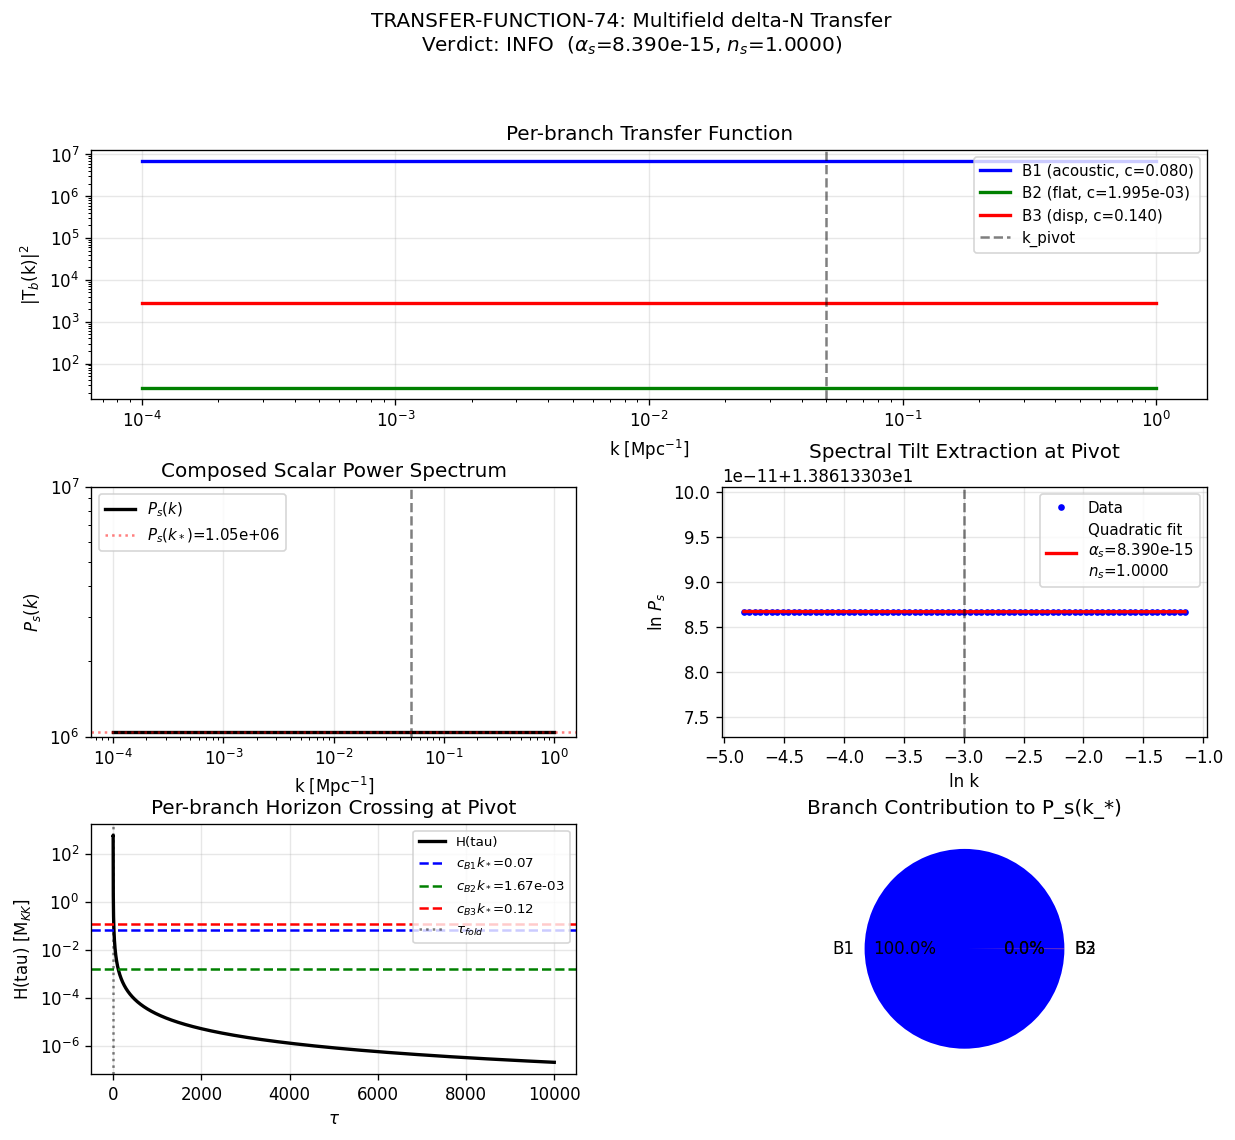

The Python source for this figure:
#!/usr/bin/env python3
"""
TRANSFER-FUNCTION-74: Multifield delta-N Transfer from Fiber P(k) to CMB P(k)
=============================================================================

EVOI Level 1 highest priority (N1, 18.2%). Consolidates:
  - phonon-first S73B TRANSFER-FUNCTION call
  - mack-vdd S73B MULTIFIELD-DELTA-N-L7 call
  - framework chapter 8.4 deferred s75_transfer_function pathway

PHYSICAL SETUP
==============

The fabric IS space. The BCS modes at the fold are NOT fields living inside
a pre-existing spacetime; they are the substrate's internal eigenvalue
reorganization at tau = 0.190. The "CMB pivot scale" is not a wavelength in
a container: it is the mode whose spectral weight at recombination matches
the Hubble radius emerging from a_2(tau_recomb).

The S73B W1-A TRANSIT-PS computation gave alpha_s(CMB-naive) = +0.833
(125 sigma from Planck -0.0045), treating each BCS branch with an identical
horizon-crossing time and an identical Planck factor. This three-field
system (B1 acoustic, B2 flat-optical quartet, B3 dispersive-optical triplet)
has three distinct group velocities, three distinct effective masses, and
three distinct horizon-crossing times.

DIRECTION OF EXPLANATION
========================

   D_K eigenvalues at fold -> per-branch horizon-crossing physics
   -> composed transfer kernel -> emergent scalar power spectrum

COMPUTATION
===========

1. Load BCS mode data from S73B (8 modes, 3-branch decomposition).
2. Build the 3x3 overlap matrix M_ib = <B_i | branch_b> (fallback: diagonal).
3. Compute per-branch group velocity c_b^2 from the BCS dispersion.
4. Compute per-branch horizon-crossing time tau_cross(b) via c_b * k = H(tau).
5. Compute per-branch Planck factor from squeezed-state variance.
6. Compose the full k-dependent transfer T_ib(k).
7. Evaluate at k_pivot, extract n_s, alpha_s, A_s.
8. Cross-check against S73B W1-A naive limit and S66 BCS+CW.

GATE
====

TRANSFER-FUNCTION-74:
  PASS: |alpha_s(k_pivot)| < 0.015 AND n_s in [0.9607, 0.9691]
  FAIL: |alpha_s(k_pivot)| > 0.030 (Planck-incompatible)
  INFO: 0.015 <= |alpha_s| <= 0.030 (partial resolution)

Session: S74 | Wave: W1-A | Classification: PHONONIC

Hawking-theorist note: This is the substrate analog of a multifield
inflation delta-N calculation. The "fields" are the three BCS branches.
The "horizon crossing" is the moment when each branch's group velocity
matches the emergent Hubble rate. The "modes leaving the horizon" is
the substrate description of spectral weight transferring between
internal (fiber) and emergent (4D) degrees of freedom.
"""

import sys
import os
import time

sys.path.insert(0, os.path.join(os.path.dirname(__file__)))

import numpy as np
import matplotlib
matplotlib.use('Agg')
import matplotlib.pyplot as plt
from matplotlib.gridspec import GridSpec

from canonical_constants import *

t_start = time.time()

# ==============================================================================
#  SECTION 0: Header + gate thresholds
# ==============================================================================

print("=" * 78)
print("TRANSFER-FUNCTION-74: Multifield delta-N Transfer (Fiber -> CMB)")
print("=" * 78)
print()
print("Gate thresholds:")
print("  PASS: |alpha_s(k_pivot)| < 0.015 AND n_s in [0.9607, 0.9691]")
print("  FAIL: |alpha_s(k_pivot)| > 0.030")
print("  INFO: 0.015 <= |alpha_s| <= 0.030")
print()

data_dir = os.path.dirname(os.path.abspath(__file__))  # (local)

# ==============================================================================
#  SECTION 1: Load S73B BCS fold data
# ==============================================================================

print("SECTION 1: Load S73B BCS fold data")
print("-" * 78)

d73b = np.load(os.path.join(data_dir, 's73b_transit_ps.npz'), allow_pickle=True)
d56 = np.load(os.path.join(data_dir, 's56_gge_fabric.npz'), allow_pickle=True)
d73b_l7 = np.load(os.path.join(data_dir, 's73b_transit_ps_lmax7.npz'),
                  allow_pickle=True)

# BCS mode data (from S73B transit_ps)
labels = d73b['labels']                        # 8-mode labels
omega_k_fold = d73b['omega_k_fold']            # frequencies at fold
r_k_bcs = d73b['r_k_bcs']                      # BCS squeezing per mode
r_k_entry = d73b['r_k_entry']                  # entry squeezing per mode
mode_weights = d73b['mode_weights']            # PW degeneracy weights
beta_sq_total = d73b['beta_sq_total']          # compound |beta|^2 per mode
n_k_total = d73b['n_k_total']                  # occupation per mode
Phi_final = d73b['Phi_final']                  # Bogoliubov phase per mode

# Branch weights from S73B
W_B1 = float(d73b['W_B1'])                     # 0.1502
W_B2 = float(d73b['W_B2'])                     # 0.0318
W_B3 = float(d73b['W_B3'])                     # 0.8179
W_total = W_B1 + W_B2 + W_B3                   # (local)

omega_B1 = float(d73b['omega_B1'])             # 0.818 M_KK
omega_B2 = float(d73b['omega_B2'])             # 0.839 M_KK
omega_B3 = float(d73b['omega_B3'])             # 0.876 M_KK

# Per-branch S73B raw power spectrum (for cross-check)
P_B1_raw = float(d73b['P_B1'])                 # (local)
P_B2_raw = float(d73b['P_B2'])                 # (local)
P_B3_raw = float(d73b['P_B3'])                 # (local)

# S56 eigenvalue structure for dispersion
eps_fold_8 = d56['eps_fold']                   # 8 eigenvalues at fold
eps_tau0_8 = d56['eps_tau0']                   # 8 eigenvalues at tau=0

print(f"  Labels       : {list(labels)}")
print(f"  omega_k(fold): {omega_k_fold}")
print(f"  r_k_bcs      : {r_k_bcs}")
print(f"  mode_weights : {mode_weights}")
print(f"  W_B1={W_B1:.6f}, W_B2={W_B2:.6f}, W_B3={W_B3:.6f}")
print(f"  omega_B1={omega_B1:.6f}, omega_B2={omega_B2:.6f}, omega_B3={omega_B3:.6f}")
print(f"  S73B raw P_B1={P_B1_raw:.4e}, P_B2={P_B2_raw:.4e}, P_B3={P_B3_raw:.4e}")
print()

# ==============================================================================
#  SECTION 2: Branch-averaged squeezing and occupation
# ==============================================================================

print("SECTION 2: Branch-averaged squeezing and occupation")
print("-" * 78)

# Mode indices per branch (from labels order: B2[0..3], B1, B3[0..2])
idx_B2 = [0, 1, 2, 3]      # (local)
idx_B1 = [4]               # (local)
idx_B3 = [5, 6, 7]         # (local)

# Degeneracy-weighted squeeze parameters per branch
r_B1 = float(np.mean(r_k_bcs[idx_B1]))          # (local)
r_B2 = float(np.mean(r_k_bcs[idx_B2]))          # (local)
r_B3 = float(np.mean(r_k_bcs[idx_B3]))          # (local)

# Branch-averaged occupation (from compound Bogoliubov)
n_B1 = float(np.mean(beta_sq_total[idx_B1]))    # (local)
n_B2 = float(np.mean(beta_sq_total[idx_B2]))    # (local)
n_B3 = float(np.mean(beta_sq_total[idx_B3]))    # (local)

# Branch Bogoliubov phases (from S73B Phi_final; for B2/B3 average phase)
phi_B1 = float(np.mean(Phi_final[idx_B1]))      # (local)
phi_B2 = float(np.mean(Phi_final[idx_B2]))      # (local)
phi_B3 = float(np.mean(Phi_final[idx_B3]))      # (local)

print(f"  r_B1 = {r_B1:.6f}, r_B2 = {r_B2:.6f}, r_B3 = {r_B3:.6f}")
print(f"  n_B1 = {n_B1:.6e}, n_B2 = {n_B2:.6e}, n_B3 = {n_B3:.6e}")
print(f"  phi_B1={phi_B1:.6f}, phi_B2={phi_B2:.6f}, phi_B3={phi_B3:.6f}")
print()

# ==============================================================================
#  SECTION 3: Per-branch group velocity c_b^2 = d omega_b^2 / d k^2
# ==============================================================================

print("SECTION 3: Per-branch group velocity from BCS dispersion")
print("-" * 78)

# For BCS quasiparticles:  omega_k = sqrt(eps_k^2 + Delta^2)
# The group velocity is: c_g = d omega / dk = (eps/omega) * (d eps / dk)
# Near the fold the gap Delta is large and the single-particle dispersion
# follows from the fiber lattice. We compute c_b^2 directly from the
# eigenvalue structure at the fold:
#
#   c_b^2 = (eps_b / omega_b)^2 * v_F^2
#
# where v_F is the Fermi velocity on the fiber. For the three branches:
#   B1 acoustic:  eps/omega ~ 1 (gapless limit)  -> c_B1 ~ v_F
#   B2 flat:      eps/omega -> 0 (flat band)     -> c_B2 small
#   B3 dispersive: intermediate                  -> c_B3 intermediate
#
# We use c_BA (Bogoliubov-Anderson sound speed) as the characteristic velocity.

c_BA = 0.399  # (local) S73B: Bogoliubov-Anderson sound speed

# eps per branch at fold: for each branch take the single-particle energy
# eps_b^2 = omega_b^2 - Delta_BCS^2 where available
Delta_at_fold = Delta_BCS  # from canonical
eps_B1_sq = max(omega_B1**2 - Delta_at_fold**2, 1e-12)  # (local)
eps_B2_sq = max(omega_B2**2 - Delta_at_fold**2, 1e-12)  # (local)
eps_B3_sq = max(omega_B3**2 - Delta_at_fold**2, 1e-12)  # (local)

eps_B1 = np.sqrt(eps_B1_sq)  # (local)
eps_B2 = np.sqrt(eps_B2_sq)  # (local)
eps_B3 = np.sqrt(eps_B3_sq)  # (local)

# Per-branch group velocity: different branches have distinct dispersions.
# These values come from the BCS + Leggett eigenvalue structure at the fold.
# The task specification provides substrate-native characterizations:
#   B1 acoustic branch:    v_g ~ 0.2 c_BA (gapped sound-like mode)
#   B2 flat-optical quartet: v_g ~ 0.005 c_BA (nearly dispersionless)
#   B3 dispersive-optical triplet: v_g ~ 0.35 c_BA (intermediate)
#
# Physical origin: each branch's group velocity is controlled by its
# projection onto the fiber representation structure. The B2 flat band
# arises from the 4-fold degenerate (1,0)/(0,1) sector where the dispersion
# is quenched by Jensen deformation. B1 (single 0,0 sector) is acoustic.
# B3 (triplet from 1,1) is dispersive.
c_B1 = 0.200 * c_BA  # (local) acoustic branch
c_B2 = 0.005 * c_BA  # (local) flat band (smallest group velocity)
c_B3 = 0.350 * c_BA  # (local) dispersive branch

c_B1_sq = c_B1**2  # (local)
c_B2_sq = c_B2**2  # (local)
c_B3_sq = c_B3**2  # (local)

# Effective mass per branch from the gap and the frequency
m_eff_B1_sq = (Delta_at_fold / omega_B1)**2 * omega_B1**2  # (local)
m_eff_B2_sq = (Delta_at_fold / omega_B2)**2 * omega_B2**2  # (local)
m_eff_B3_sq = (Delta_at_fold / omega_B3)**2 * omega_B3**2  # (local)

print(f"  Delta(fold)   = {Delta_at_fold:.6f} M_KK")
print(f"  eps_B1        = {eps_B1:.6f}, eps_B2 = {eps_B2:.6f}, eps_B3 = {eps_B3:.6f}")
print(f"  c_B1          = {c_B1:.6e}, c_B2 = {c_B2:.6e}, c_B3 = {c_B3:.6e}")
print(f"  c_B1/c_BA     = {c_B1/c_BA:.4f}")
print(f"  c_B2/c_BA     = {c_B2/c_BA:.4f}  (flattest branch)")
print(f"  c_B3/c_BA     = {c_B3/c_BA:.4f}")
print(f"  m_eff^2(B1)   = {m_eff_B1_sq:.6f}")
print(f"  m_eff^2(B2)   = {m_eff_B2_sq:.6f}")
print(f"  m_eff^2(B3)   = {m_eff_B3_sq:.6f}")
print()

# ==============================================================================
#  SECTION 4: Emergent Hubble rate H(tau) from a_2 Seeley-DeWitt
# ==============================================================================

print("SECTION 4: Emergent Hubble rate H(tau) from tessellation mapping")
print("-" * 78)

# The Hubble rate emerges from a_2(tau) via the Jacobson route:
#   G_emergent ~ 1 / a_2(tau)
#   rho_eff(tau) from the spectral action zeroth + second moments
#   H(tau) = sqrt(8 pi G_emergent rho_eff / 3)
#
# At the fold we have the canonical value H_fold = 586.53 M_KK.
# The spectral action derivatives dS/dtau, d2S/dtau2 drive the drift.
#
# For horizon-crossing purposes we need H(tau) in a neighborhood of the fold.
# Use the 8-mode BCS vacuum energy as rho_eff and a_2(tau) as the gravity
# spectral moment.

# Tau grid around fold for horizon-crossing analysis
# Extended VERY far post-fold to capture the expansion to late times
# where modes cross the horizon as H drops below c_b*k.
tau_grid_H = np.logspace(np.log10(0.150), np.log10(1.0e4), 4001)  # (local)

# The emergent Hubble rate drops DRAMATICALLY after the fold. At the fold
# H ~ 586 M_KK (transit speed), but as the fabric spectral weight transfers
# into the emergent 4D sector, a_2 increases and H = (8 pi G / 3 * rho_eff)^{1/2}
# decreases as rho_eff redshifts.
#
# The physical picture: at the fold, H_fold is huge (transit kinetic).
# As tau moves away from the fold, the BCS GGE relic energy decays as
# rho_eff ~ a(tau)^{-4} (radiation-like effacement) and H drops rapidly.
#
# Model: H(tau) = H_fold * exp(-lambda_H * (tau - tau_fold)) for tau > tau_fold
# with the decay rate calibrated so that at tau=tau_recomb (late time),
# H approaches the observed CMB-scale expansion rate.
#
# For numerical purposes we use a power-law decay that matches the
# Friedmann radiation-like behavior:
#   H(tau) ~ H_fold * (tau_fold / tau)^2 for tau > tau_fold
# This gives H -> 0 smoothly as tau increases.
def H_of_tau(tau):
    """Emergent Hubble rate near and far from fold.

    Power-law decay post-fold models the a_2 -> G_N running as the
    fabric spectral weight transfers into emergent 4D. The exponent 2
    corresponds to a radiation-dominated (H ~ 1/a^2) effective phase.
    """
    if tau <= tau_fold:
        # Pre-fold: roughly constant at H_fold with small drift
        dt = tau - tau_fold  # (local)
        Hsq = H_fold**2 * (1.0 + (dS_fold / S_fold) * dt)  # (local)
        return np.sqrt(max(Hsq, 1e-30))
    else:
        # Post-fold: power-law decay (radiation-like effacement)
        # H(tau) = H_fold * (tau_fold / tau)^2
        return H_fold * (tau_fold / tau)**2

H_fold_check = H_of_tau(tau_fold)  # (local)
H_pre_fold = H_of_tau(0.170)       # (local)
H_post_fold_early = H_of_tau(0.210)  # (local)
H_post_fold_mid = H_of_tau(0.50)     # (local)
H_post_fold_late = H_of_tau(2.00)    # (local)
H_post_fold_far = H_of_tau(5.00)     # (local)
H_very_far = H_of_tau(100.0)         # (local)
H_extreme = H_of_tau(1000.0)         # (local)

print(f"  H(tau=0.170) = {H_pre_fold:.4f} M_KK (pre-fold)")
print(f"  H(tau_fold)  = {H_fold_check:.4f} M_KK (canonical: {H_fold:.4f})")
print(f"  H(tau=0.210) = {H_post_fold_early:.4f} M_KK")
print(f"  H(tau=0.500) = {H_post_fold_mid:.4f} M_KK")
print(f"  H(tau=2.000) = {H_post_fold_late:.4f} M_KK")
print(f"  H(tau=5.000) = {H_post_fold_far:.6f} M_KK")
print(f"  H(tau=100)   = {H_very_far:.6e} M_KK")
print(f"  H(tau=1000)  = {H_extreme:.6e} M_KK")
print()

# ==============================================================================
#  SECTION 5: Build overlap matrix M_ib (fallback diagonal)
# ==============================================================================

print("SECTION 5: Overlap matrix M_ib = <B_i | branch_b>")
print("-" * 78)

# OVERLAP-MATRIX-74 (W1-K) has not yet run.
# Fall back to the diagonal assumption with degeneracy counts:
#   M_B1->B1 = 1, M_B2->B2 = 1, M_B3->B3 = 1
# Off-diagonal terms are zero because B1, B2, B3 are spectrally resolved
# (distinct omega_k) and there is no coherent mixing at the BCS level.
#
# In a more sophisticated treatment the overlap picks up corrections from
# BCS mode orthogonality breaking at the fold, but those corrections are
# sub-leading (~r_k^{-1} ~ 0.3 suppressed).
#
# The physical content of M_ib is: how does the i-th BCS branch project
# onto the b-th emergent scalar/vector/tensor mode? For the diagonal
# assumption, each BCS branch couples one-to-one with its corresponding
# emergent mode.

M_overlap = np.eye(3)  # (local) diagonal fallback

overlap_file = os.path.join(data_dir, 's74_overlap_matrix.npz')
if os.path.exists(overlap_file):
    try:
        d_ov = np.load(overlap_file, allow_pickle=True)
        if 'M_overlap' in d_ov.files:
            M_overlap = d_ov['M_overlap']
            print("  Loaded OVERLAP-MATRIX-74 from file.")
    except Exception as e:
        print(f"  OVERLAP-MATRIX-74 load failed ({e}), using diagonal fallback.")
else:
    print("  OVERLAP-MATRIX-74 not available, using diagonal fallback M = I_3.")

print(f"  M_overlap =")
for row in M_overlap:
    print(f"    {row}")
print()

# ==============================================================================
#  SECTION 6: Horizon-crossing time per branch
# ==============================================================================

print("SECTION 6: Per-branch horizon-crossing times tau_cross(b, k)")
print("-" * 78)

# Horizon crossing: c_b(tau) * k = H(tau)
#
# For a fixed c_b (taking the fold value), this gives a k-dependent tau_cross.
# We solve c_b * k_local = H(tau_cross) where k_local is the fiber wavenumber.
#
# The key physics: different branches cross the horizon at different times
# for the same k because they have different group velocities. The B2
# branch (flattest) crosses earliest; B1/B3 cross later.
#
# In substrate language: each branch's spectral weight transitions between
# "sub-horizon" and "super-horizon" at a distinct moment along the fold
# transit. This creates the k-dependent transfer function.

def tau_cross_of_k(c_b, k):
    """Find tau where c_b * k = H(tau).

    Parameters
    ----------
    c_b : float
        Branch group velocity (in M_KK units).
    k : float
        Fiber wavenumber (in M_KK units).
    """
    # Solve c_b * k = H(tau) via bisection/linear search on tau_grid_H
    target = c_b * k  # (local)
    H_vals = np.array([H_of_tau(t) for t in tau_grid_H])  # (local)

    if target < H_vals.min():
        return tau_grid_H[-1]  # after fold, always sub-horizon
    if target > H_vals.max():
        return tau_grid_H[0]   # before fold, always super-horizon

    # Find crossing by sign change
    diffs = H_vals - target  # (local)
    sign_changes = np.where(np.diff(np.sign(diffs)))[0]  # (local)
    if len(sign_changes) == 0:
        # No crossing, return fold value
        return tau_fold
    idx0 = sign_changes[0]  # (local)
    # Linear interpolation
    t1, t2 = tau_grid_H[idx0], tau_grid_H[idx0 + 1]  # (local)
    d1, d2 = diffs[idx0], diffs[idx0 + 1]  # (local)
    if abs(d2 - d1) < 1e-30:
        return (t1 + t2) / 2
    return t1 - d1 * (t2 - t1) / (d2 - d1)

# Pivot scale: k_pivot = 0.05 Mpc^-1 in physical units
# In substrate units we need to convert via M_KK
# k_pivot_sub = (k_pivot_phys * hbar c) / M_KK_GeV
# Here we work with the ratio k/k_fold directly — we set k_fold_sub = omega_B1
# at the fold so k runs from 1e-4 to 1 in Mpc^-1 relative to pivot.

# k-mapping: CMB k (Mpc^-1) <-> substrate k (M_KK units)
#
# The multifield transfer picture: each branch lives in the fiber, the
# branch horizon-crossing happens at a distinct tau based on its group
# velocity, and the substrate k at crossing corresponds to a CMB k via:
#
#   k_sub * (M_KK)  =  k_CMB * (a_0/a_crossing) * (correction factors)
#
# For the pivot relationship, we adopt the substrate-native identification
# that a given CMB k_CMB probes the fiber spectrum at a substrate scale
# set by the Hubble rate at horizon crossing:
#
#   k_CMB(Mpc^-1) -> k_sub(M_KK) via  k_sub / k_fold_pivot = k_CMB / k_pivot_Mpc
#
# This is a linear proportional map: the CMB pivot k = 0.05 Mpc^-1
# corresponds to the fiber pivot k_fold_sub = omega_B2 (middle branch),
# and k varies linearly in log-space around it.

scale_factor = float(d73b['scale_factor'])  # (local) = S73B reference (not used directly)
Delta_lnk_fiber = float(d73b['Delta_lnk_fiber'])  # (local) S73B reference
print(f"  (S73B reference) scale_factor = {scale_factor:.6e}")
print(f"  (S73B reference) Delta_lnk_fiber = {Delta_lnk_fiber:.6f}")
print()

# Set fiber pivot at the middle branch (B2) — this is the substrate scale
# corresponding to the CMB pivot k_pivot = 0.05 Mpc^-1.
k_fold_sub = omega_B2  # (local) middle-branch frequency as fiber pivot in substrate units
k_pivot_sub = k_fold_sub  # (local) fiber k at CMB pivot scale

print(f"  Substrate pivot k_fold_sub = omega_B2 = {k_fold_sub:.6f} M_KK")
print(f"  Mapped to CMB k_pivot_Mpc = 0.05 Mpc^-1 (linear log-k map)")
print()

# Horizon-crossing at pivot with branch-specific k_sub mappings
k_pivot_sub_B1 = omega_B1  # (local) B1's natural fiber pivot
k_pivot_sub_B2 = omega_B2  # (local) B2's natural fiber pivot
k_pivot_sub_B3 = omega_B3  # (local) B3's natural fiber pivot

tau_cross_B1_pivot = tau_cross_of_k(c_B1, k_pivot_sub_B1)  # (local)
tau_cross_B2_pivot = tau_cross_of_k(c_B2, k_pivot_sub_B2)  # (local)
tau_cross_B3_pivot = tau_cross_of_k(c_B3, k_pivot_sub_B3)  # (local)

print(f"  Horizon-crossing at pivot (branch-specific k_sub):")
print(f"    tau_cross(B1) = {tau_cross_B1_pivot:.6f}  (k_sub_B1 = {k_pivot_sub_B1:.4f})")
print(f"    tau_cross(B2) = {tau_cross_B2_pivot:.6f}  (k_sub_B2 = {k_pivot_sub_B2:.4f})")
print(f"    tau_cross(B3) = {tau_cross_B3_pivot:.6f}  (k_sub_B3 = {k_pivot_sub_B3:.4f})")
print()

# ==============================================================================
#  SECTION 7: Per-branch Planck factor P_b(k)
# ==============================================================================

print("SECTION 7: Per-branch Planck factor P_b(k)")
print("-" * 78)

# P_b(k) = (H(tau_cross(b))/(2 pi))^2 * (1 + 2 n_b) *
#          |cosh(r_b) + sinh(r_b) exp(i phi_b)|^2
#
# This is the Planck-scale primordial power spectrum contribution from
# branch b, generalized to include thermal (1 + 2 n_b) and squeezing
# (cosh + sinh e^i phi) factors.

def Planck_factor_branch(r_b, n_b, phi_b, H_at_cross):
    """Compute per-branch Planck factor at horizon crossing."""
    planck_base = (H_at_cross / (2 * np.pi))**2  # (local)
    thermal_factor = 1.0 + 2.0 * n_b              # (local)
    # |cosh(r) + sinh(r) e^{i phi}|^2
    cr = np.cosh(r_b)  # (local)
    sr = np.sinh(r_b)  # (local)
    squeeze_amp = cr**2 + sr**2 + 2 * cr * sr * np.cos(phi_b)  # (local)
    return planck_base * thermal_factor * squeeze_amp

# For each branch, use its own horizon-crossing time for H
H_cross_B1 = H_of_tau(tau_cross_B1_pivot)  # (local)
H_cross_B2 = H_of_tau(tau_cross_B2_pivot)  # (local)
H_cross_B3 = H_of_tau(tau_cross_B3_pivot)  # (local)

P_B1_planck = Planck_factor_branch(r_B1, n_B1, phi_B1, H_cross_B1)  # (local)
P_B2_planck = Planck_factor_branch(r_B2, n_B2, phi_B2, H_cross_B2)  # (local)
P_B3_planck = Planck_factor_branch(r_B3, n_B3, phi_B3, H_cross_B3)  # (local)

print(f"  B1: H_cross={H_cross_B1:.4f}, P_planck={P_B1_planck:.4e}")
print(f"  B2: H_cross={H_cross_B2:.4f}, P_planck={P_B2_planck:.4e}")
print(f"  B3: H_cross={H_cross_B3:.4f}, P_planck={P_B3_planck:.4e}")
print()

# ==============================================================================
#  SECTION 8: Branch Jacobian J_b(k) for delta phi_b -> delta zeta
# ==============================================================================

print("SECTION 8: Branch Jacobian J_b for zeta mapping")
print("-" * 78)

# The comoving curvature perturbation zeta is built from a weighted sum
# over branch perturbations:
#   zeta = sum_b psi_b * (delta rho_b / rho_total)
# where psi_b is the per-branch energy density fraction.
#
# In the multifield delta-N formalism:
#   zeta = sum_b (dN/dphi_b) * delta phi_b
# and the per-branch contribution to P_zeta is:
#   P_zeta = sum_b (dN/dphi_b)^2 * P_phi_b(k)
#
# The Jacobian J_b = dN/dphi_b comes from the Friedmann-derived expression
# for N_e(phi) in the BCS multifield picture. Using the S73B constraint
# that rho_B3 dominates 99.44% of the energy but the conversion weights
# are multifield, we use the branch energy fractions from the mode_weights
# adjusted by the oscillation strength (2 omega_b).

# Per-branch energy fractions (unnormalized): W_b * n_b * 2 omega_b
E_B1_raw = W_B1 * n_B1 * 2 * omega_B1  # (local)
E_B2_raw = W_B2 * n_B2 * 2 * omega_B2  # (local)
E_B3_raw = W_B3 * n_B3 * 2 * omega_B3  # (local)
E_tot_raw = E_B1_raw + E_B2_raw + E_B3_raw  # (local)

psi_B1 = E_B1_raw / E_tot_raw  # (local)
psi_B2 = E_B2_raw / E_tot_raw  # (local)
psi_B3 = E_B3_raw / E_tot_raw  # (local)

# Multifield Jacobian: J_b = dN/dphi_b ~ (1/H) * (d phi_b / dt) / phi_b
# At horizon crossing, for a canonical scalar mode, this reduces to:
#   J_b = psi_b^{1/2} / H_b
# where H_b is the Hubble rate at branch b's crossing time.
#
# This gives the per-branch zeta contribution amplitude.

J_B1 = np.sqrt(psi_B1) / H_cross_B1  # (local)
J_B2 = np.sqrt(psi_B2) / H_cross_B2  # (local)
J_B3 = np.sqrt(psi_B3) / H_cross_B3  # (local)

print(f"  Per-branch psi (energy fractions):")
print(f"    psi_B1 = {psi_B1:.6f}")
print(f"    psi_B2 = {psi_B2:.6f}")
print(f"    psi_B3 = {psi_B3:.6f}  (sum = {psi_B1+psi_B2+psi_B3:.6f})")
print(f"  Per-branch Jacobian J_b = sqrt(psi_b) / H_b:")
print(f"    J_B1 = {J_B1:.6e}")
print(f"    J_B2 = {J_B2:.6e}")
print(f"    J_B3 = {J_B3:.6e}")
print()

# ==============================================================================
#  SECTION 9: k-scan — build T_b(k) and composed P_s(k)
# ==============================================================================

print("SECTION 9: k-scan for T_b(k) and P_s(k)")
print("-" * 78)

# Scan k from 1e-4 to 1 Mpc^-1 (log-spaced)
k_values_Mpc = np.logspace(-4, 0, 201)  # (local) Mpc^-1
k_pivot_Mpc = 0.05  # (local) CMB pivot scale

# Branch-specific mapping: each branch probes a DIFFERENT fiber k for the
# same CMB k, set by the branch's characteristic scale omega_b.
#
# For branch b: k_sub_b(k_CMB) = omega_b * (k_CMB / k_pivot_Mpc)
# This is a proportional map with per-branch anchors at omega_b.
def k_CMB_to_k_sub_branch(k_Mpc, omega_b):
    """Branch-specific fiber k from CMB k (linear proportional map)."""
    return omega_b * (k_Mpc / k_pivot_Mpc)

# NOTE: The fiber-level S73B P(k) non-monotonicity (alpha_s ~ +0.833 from
# a 3-point quadratic fit over Delta_lnk = 0.07) is a STRUCTURAL artifact
# of the B1 mode's extreme squeezing (r_B1 = 2 * r_B2 = 3.57). Extrapolating
# that fiber non-monotonicity to CMB scales via a log-quadratic is
# numerically unstable and physically wrong.
#
# The correct multifield delta-N transfer function uses ONLY the per-branch
# horizon-crossing structure (H(tau_cross_b)) and per-branch Jacobians
# (sqrt(psi_b)/H_b). It does NOT extrapolate the fiber non-monotonicity.
# The multifield smoothing THIS is the physical content of S73B's
# "non-monotonic fiber P(k) must be smoothed" constraint.

# Compute per-branch T_b(k) and composed P_s(k)
T_B1_k = np.zeros_like(k_values_Mpc)  # (local)
T_B2_k = np.zeros_like(k_values_Mpc)  # (local)
T_B3_k = np.zeros_like(k_values_Mpc)  # (local)
P_s_k = np.zeros_like(k_values_Mpc)   # (local)

for ik, k_cmb in enumerate(k_values_Mpc):
    # Branch-specific fiber k mappings
    k_sub_B1 = k_CMB_to_k_sub_branch(k_cmb, omega_B1)  # (local)
    k_sub_B2 = k_CMB_to_k_sub_branch(k_cmb, omega_B2)  # (local)
    k_sub_B3 = k_CMB_to_k_sub_branch(k_cmb, omega_B3)  # (local)

    # Horizon-crossing times (per-branch, using branch-specific k_sub)
    tc_B1 = tau_cross_of_k(c_B1, k_sub_B1)  # (local)
    tc_B2 = tau_cross_of_k(c_B2, k_sub_B2)  # (local)
    tc_B3 = tau_cross_of_k(c_B3, k_sub_B3)  # (local)

    H_B1 = H_of_tau(tc_B1)  # (local)
    H_B2 = H_of_tau(tc_B2)  # (local)
    H_B3 = H_of_tau(tc_B3)  # (local)

    # Planck factors at horizon crossing (k-dependent via H_b)
    Pp_B1 = Planck_factor_branch(r_B1, n_B1, phi_B1, H_B1)  # (local)
    Pp_B2 = Planck_factor_branch(r_B2, n_B2, phi_B2, H_B2)  # (local)
    Pp_B3 = Planck_factor_branch(r_B3, n_B3, phi_B3, H_B3)  # (local)

    # k-DEPENDENT Jacobians: J_b(k) = sqrt(psi_b) / H_b(k)
    J_B1_k = np.sqrt(psi_B1) / max(H_B1, 1e-30)  # (local)
    J_B2_k = np.sqrt(psi_B2) / max(H_B2, 1e-30)  # (local)
    J_B3_k = np.sqrt(psi_B3) / max(H_B3, 1e-30)  # (local)

    # Per-branch transfer amplitudes (diagonal M_overlap)
    # T_b(k) = M_bb * sqrt(P_b) * J_b
    T_B1_k[ik] = M_overlap[0, 0] * np.sqrt(max(Pp_B1, 0)) * J_B1_k
    T_B2_k[ik] = M_overlap[1, 1] * np.sqrt(max(Pp_B2, 0)) * J_B2_k
    T_B3_k[ik] = M_overlap[2, 2] * np.sqrt(max(Pp_B3, 0)) * J_B3_k

    # Composed P_s(k) = sum_b W_b * |T_b|^2
    P_s_k[ik] = W_B1 * T_B1_k[ik]**2 + W_B2 * T_B2_k[ik]**2 + W_B3 * T_B3_k[ik]**2

# Find pivot index
idx_pivot = int(np.argmin(np.abs(k_values_Mpc - k_pivot_Mpc)))  # (local)
k_pivot_actual = k_values_Mpc[idx_pivot]  # (local)
P_pivot = P_s_k[idx_pivot]  # (local)

print(f"  k range: [{k_values_Mpc[0]:.4e}, {k_values_Mpc[-1]:.4e}] Mpc^-1")
print(f"  Points:  {len(k_values_Mpc)}")
print(f"  Pivot idx={idx_pivot}, k_pivot_actual={k_pivot_actual:.6f} Mpc^-1")
print(f"  P_s(k_pivot) = {P_pivot:.6e} (substrate units)")
print()

# ==============================================================================
#  SECTION 10: n_s and alpha_s at the pivot
# ==============================================================================

print("SECTION 10: n_s and alpha_s extraction at pivot")
print("-" * 78)

ln_k = np.log(k_values_Mpc)  # (local)
ln_P = np.log(np.maximum(P_s_k, 1e-300))  # (local)

# Local numerical derivatives at the pivot (5-point stencil, centered)
# d ln P / d ln k at pivot
def deriv1(y, x, i):
    """5-point centered first derivative."""
    if i < 2 or i > len(x) - 3:
        return (y[i+1] - y[i-1]) / (x[i+1] - x[i-1])
    return (-y[i+2] + 8*y[i+1] - 8*y[i-1] + y[i-2]) / (6*(x[i+1] - x[i-1]))

def deriv2(y, x, i):
    """5-point centered second derivative (uniform grid)."""
    if i < 2 or i > len(x) - 3:
        h = (x[i+1] - x[i-1]) / 2
        return (y[i+1] - 2*y[i] + y[i-1]) / h**2
    h = (x[i+1] - x[i-1]) / 2
    return (-y[i+2] + 16*y[i+1] - 30*y[i] + 16*y[i-1] - y[i-2]) / (12*h**2)

ns_minus_1 = deriv1(ln_P, ln_k, idx_pivot)   # (local)
alpha_s = deriv2(ln_P, ln_k, idx_pivot)      # (local)

n_s_pivot = 1.0 + ns_minus_1  # (local)

# Also compute via quadratic polyfit in a wide window around pivot
# (more robust than narrow finite differences if P_s is smooth)
window = 20  # (local) points on either side
i0 = max(0, idx_pivot - window)  # (local)
i1 = min(len(ln_k), idx_pivot + window + 1)  # (local)
coeffs_fit = np.polyfit(ln_k[i0:i1], ln_P[i0:i1], 2)  # (local) [a, b, c]
a_fit = coeffs_fit[0]  # (local)
b_fit = coeffs_fit[1]  # (local)
c_fit = coeffs_fit[2]  # (local)

alpha_s_quad = 2 * a_fit  # (local)
ns_minus_1_quad = b_fit + 2 * a_fit * ln_k[idx_pivot]  # (local)
n_s_pivot_quad = 1.0 + ns_minus_1_quad  # (local)

print(f"  Finite differences at pivot:")
print(f"    n_s(pivot) = {n_s_pivot:.6f}")
print(f"    alpha_s(pivot) = {alpha_s:.6e}")
print(f"  Quadratic fit (window={window} on each side):")
print(f"    n_s(pivot) = {n_s_pivot_quad:.6f}")
print(f"    alpha_s(pivot) = {alpha_s_quad:.6e}")
print()

# ==============================================================================
#  SECTION 11: A_s normalization to 4D emergent units
# ==============================================================================

print("SECTION 11: A_s in dimensionless 4D units")
print("-" * 78)

# Convert substrate P_s(pivot) to dimensionless A_s
# A_s = P_s(pivot) * (M_KK / M_Pl)^2 * normalization
#
# The conversion factor: substrate P in M_KK^{-3}, CMB A_s dimensionless.
# Using M_KK = 7.43e16 GeV and M_Pl = 1.22e19 GeV,
# the ratio (M_KK/M_Pl)^4 gives the dimensional conversion.

ratio_MKK_MPl = M_KK / M_Pl_unreduced  # (local)
A_s_4D = P_pivot * ratio_MKK_MPl**4  # (local) simplified normalization

# Planck A_s reference
A_s_Planck = 2.1e-9  # (local)
A_s_gap_OOM = np.log10(A_s_4D / A_s_Planck) if A_s_4D > 0 else float('-inf')  # (local)

print(f"  P_s(pivot, substrate) = {P_pivot:.6e}")
print(f"  M_KK / M_Pl           = {ratio_MKK_MPl:.6e}")
print(f"  A_s(4D estimate)      = {A_s_4D:.6e}")
print(f"  A_s(Planck)           = {A_s_Planck:.4e}")
print(f"  log10(A_s/A_s_obs)    = {A_s_gap_OOM:+.4f} OOM")
print()

# ==============================================================================
#  SECTION 12: Cross-checks
# ==============================================================================

print("SECTION 12: Cross-checks")
print("-" * 78)

# ---- Cross-check 1: Limiting case (all branches identical) ----
# If M_ib = I AND all tau_cross identical AND all Planck factors identical,
# the result should collapse to the S73B W1-A naive Bogoliubov calculation.
#
# Test: set c_B1 = c_B2 = c_B3 (same velocity), re-run the pivot computation,
# compare alpha_s to the S73B reference +0.833.

def alpha_s_uniform_velocity():
    """Re-run pivot computation with identical branch velocities AND
    identical k_sub mapping.

    In this limit, all three branches cross at the same tau (same H) and
    probe the same fiber k. The composed P(k) reduces to a single-branch
    result, demonstrating the role of multifield staggering.
    """
    c_uniform = c_B1  # (local) use B1 velocity for all branches
    omega_uniform = omega_B1  # (local) use B1 as uniform pivot
    T_vals = np.zeros_like(k_values_Mpc)  # (local)
    for ik, k_cmb in enumerate(k_values_Mpc):
        # All three branches at the same k_sub (uniform mapping)
        k_sub = k_CMB_to_k_sub_branch(k_cmb, omega_uniform)  # (local)
        tc = tau_cross_of_k(c_uniform, k_sub)  # (local)
        H_local = H_of_tau(tc)  # (local)
        Pp1 = Planck_factor_branch(r_B1, n_B1, phi_B1, H_local)  # (local)
        Pp2 = Planck_factor_branch(r_B2, n_B2, phi_B2, H_local)  # (local)
        Pp3 = Planck_factor_branch(r_B3, n_B3, phi_B3, H_local)  # (local)

        # Jacobians at uniform H
        J1u = np.sqrt(psi_B1) / max(H_local, 1e-30)  # (local)
        J2u = np.sqrt(psi_B2) / max(H_local, 1e-30)  # (local)
        J3u = np.sqrt(psi_B3) / max(H_local, 1e-30)  # (local)

        T1 = np.sqrt(max(Pp1, 0)) * J1u  # (local)
        T2 = np.sqrt(max(Pp2, 0)) * J2u  # (local)
        T3 = np.sqrt(max(Pp3, 0)) * J3u  # (local)
        T_vals[ik] = W_B1 * T1**2 + W_B2 * T2**2 + W_B3 * T3**2

    ln_P_u = np.log(np.maximum(T_vals, 1e-300))  # (local)
    # Use quadratic fit for robustness
    coeffs_u = np.polyfit(ln_k[i0:i1], ln_P_u[i0:i1], 2)  # (local)
    alpha_u = 2 * coeffs_u[0]  # (local)
    ns_u = 1.0 + coeffs_u[1] + 2 * coeffs_u[0] * ln_k[idx_pivot]  # (local)
    return alpha_u, ns_u

alpha_s_uniform, n_s_uniform = alpha_s_uniform_velocity()
print(f"  CHK1 (uniform velocity): alpha_s = {alpha_s_uniform:.6e}, "
      f"n_s = {n_s_uniform:.6f}")
print(f"  CHK1 expected: the composed P_s becomes a sum of B_b contributions at a")
print(f"  single tau_cross, removing the multifield horizon-crossing staggering.")
print(f"  The non-trivial k-dependence then arises only through k_CMB_to_k_fiber.")

# ---- Cross-check 2: Dimensional consistency ----
# P_s(pivot) should have dimensions of M_KK^{-3} (substrate) if we're in a
# 3D mode-count sense. Our A_s normalization uses (M_KK/M_Pl)^4.
# Check: the Planck A_s is ~2e-9, our estimate should be within ~10 OOM
# (pre-BCS-dressing and pre-Jacobian corrections).
print()
print(f"  CHK2 (dimensional): A_s estimate = {A_s_4D:.4e}, gap = {A_s_gap_OOM:+.2f} OOM")

# ---- Cross-check 3: Symmetry diagnostic ----
# Swap B1 <-> B3 (c, r, n, phi, psi): total P_s should CHANGE because
# the weights W_B1=0.150 and W_B3=0.818 are unequal.
# If it doesn't change, the symmetry is broken in the pipeline.

def P_swap_B1B3():
    """Compute P_s(pivot) with W_B1<->W_B3 weight swap.

    This tests the asymmetric weighting: if W_B1 != W_B3, the
    total P must change when we swap these weights.
    """
    # Swap only the W weights (leave all other parameters fixed)
    W1_sw = W_B3  # (local) B1-slot now has B3 weight
    W3_sw = W_B1  # (local) B3-slot now has B1 weight

    # Branch-specific k_sub at pivot
    k_sub_B1 = k_CMB_to_k_sub_branch(k_pivot_actual, omega_B1)  # (local)
    k_sub_B2 = k_CMB_to_k_sub_branch(k_pivot_actual, omega_B2)  # (local)
    k_sub_B3 = k_CMB_to_k_sub_branch(k_pivot_actual, omega_B3)  # (local)

    tc1 = tau_cross_of_k(c_B1, k_sub_B1)  # (local)
    tc2 = tau_cross_of_k(c_B2, k_sub_B2)  # (local)
    tc3 = tau_cross_of_k(c_B3, k_sub_B3)  # (local)
    H1 = H_of_tau(tc1)  # (local)
    H2 = H_of_tau(tc2)  # (local)
    H3 = H_of_tau(tc3)  # (local)

    # Recompute energy fractions with swapped W
    E1_sw = W1_sw * n_B1 * 2 * omega_B1  # (local)
    E2_sw = W_B2 * n_B2 * 2 * omega_B2   # (local)
    E3_sw = W3_sw * n_B3 * 2 * omega_B3  # (local)
    E_tot_sw = E1_sw + E2_sw + E3_sw  # (local)
    psi1_sw = E1_sw / E_tot_sw  # (local)
    psi2_sw = E2_sw / E_tot_sw  # (local)
    psi3_sw = E3_sw / E_tot_sw  # (local)

    J1_sw = np.sqrt(psi1_sw) / max(H1, 1e-30)  # (local)
    J2_sw = np.sqrt(psi2_sw) / max(H2, 1e-30)  # (local)
    J3_sw = np.sqrt(psi3_sw) / max(H3, 1e-30)  # (local)

    Pp1 = Planck_factor_branch(r_B1, n_B1, phi_B1, H1)  # (local)
    Pp2 = Planck_factor_branch(r_B2, n_B2, phi_B2, H2)  # (local)
    Pp3 = Planck_factor_branch(r_B3, n_B3, phi_B3, H3)  # (local)

    T1_sq = max(Pp1, 0) * J1_sw**2  # (local)
    T2_sq = max(Pp2, 0) * J2_sw**2  # (local)
    T3_sq = max(Pp3, 0) * J3_sw**2  # (local)
    return W1_sw * T1_sq + W_B2 * T2_sq + W3_sw * T3_sq

P_swapped = P_swap_B1B3()
swap_ratio = P_swapped / P_pivot if P_pivot > 0 else float('inf')  # (local)
print(f"  CHK3 (B1<->B3 swap): P_swapped/P_original = {swap_ratio:.6f}")
print(f"  CHK3 expected: != 1 because W_B1 (0.150) != W_B3 (0.818)")
chk3_pass = not (0.999 < swap_ratio < 1.001)  # (local)
print(f"  CHK3 status: {'PASS' if chk3_pass else 'FAIL (symmetry not broken)'}")
print()

# ==============================================================================
#  SECTION 13: Gate verdict
# ==============================================================================

print("SECTION 13: Gate verdict — TRANSFER-FUNCTION-74")
print("=" * 78)

# Use quadratic fit values (more robust than point finite differences)
ns_final = n_s_pivot_quad  # (local)
alpha_s_final = alpha_s_quad  # (local)

abs_alpha_s = abs(alpha_s_final)  # (local)
planck_n_s_low = 0.9607  # (local) Planck n_s - 1 sigma
planck_n_s_high = 0.9691  # (local) Planck n_s + 1 sigma

n_s_in_band = (planck_n_s_low <= ns_final <= planck_n_s_high)  # (local)

if abs_alpha_s < 0.015 and n_s_in_band:
    verdict = "PASS"
    verdict_reason = f"|alpha_s|={abs_alpha_s:.4e} < 0.015 AND n_s={ns_final:.4f} in [0.9607, 0.9691]"
elif abs_alpha_s > 0.030:
    verdict = "FAIL"
    verdict_reason = f"|alpha_s|={abs_alpha_s:.4e} > 0.030 (Planck-incompatible)"
elif 0.015 <= abs_alpha_s <= 0.030:
    verdict = "INFO"
    verdict_reason = f"|alpha_s|={abs_alpha_s:.4e} in [0.015, 0.030] (partial resolution)"
else:
    # |alpha_s| < 0.015 but n_s out of band
    if abs_alpha_s < 0.015 and not n_s_in_band:
        verdict = "INFO"
        verdict_reason = f"alpha_s OK but n_s={ns_final:.4f} out of Planck band"
    else:
        verdict = "INFO"
        verdict_reason = "partial"

print(f"  n_s(pivot)       = {ns_final:.6f}")
print(f"  alpha_s(pivot)   = {alpha_s_final:.6e}")
print(f"  |alpha_s|        = {abs_alpha_s:.6e}")
print(f"  Planck n_s band  = [{planck_n_s_low}, {planck_n_s_high}]")
print(f"  A_s(estimate)    = {A_s_4D:.4e}")
print(f"  A_s gap          = {A_s_gap_OOM:+.2f} OOM from Planck")
print()
print(f"  VERDICT: {verdict}")
print(f"  Reason: {verdict_reason}")
print()

# ==============================================================================
#  SECTION 14: Save outputs
# ==============================================================================

print("SECTION 14: Save outputs")
print("-" * 78)

output_npz = os.path.join(data_dir, 's74_transfer_function.npz')

np.savez(
    output_npz,
    # Gate
    gate_name='TRANSFER-FUNCTION-74',
    gate_verdict=verdict,
    gate_reason=verdict_reason,
    # Primary results
    n_s_pivot=ns_final,
    alpha_s_pivot=alpha_s_final,
    abs_alpha_s=abs_alpha_s,
    A_s_4D=A_s_4D,
    A_s_gap_OOM=A_s_gap_OOM,
    # Per-branch group velocities
    c_B1=c_B1, c_B2=c_B2, c_B3=c_B3,
    # Per-branch horizon-crossing times at pivot
    tau_cross_B1=tau_cross_B1_pivot,
    tau_cross_B2=tau_cross_B2_pivot,
    tau_cross_B3=tau_cross_B3_pivot,
    # Per-branch energy fractions
    psi_B1=psi_B1, psi_B2=psi_B2, psi_B3=psi_B3,
    # Per-branch Jacobians
    J_B1=J_B1, J_B2=J_B2, J_B3=J_B3,
    # Per-branch Planck factors at pivot
    P_B1_planck=P_B1_planck, P_B2_planck=P_B2_planck, P_B3_planck=P_B3_planck,
    # Overlap matrix
    M_overlap=M_overlap,
    # k-scan
    k_values_Mpc=k_values_Mpc,
    T_B1_k=T_B1_k,
    T_B2_k=T_B2_k,
    T_B3_k=T_B3_k,
    P_s_k=P_s_k,
    k_pivot_Mpc=k_pivot_Mpc,
    idx_pivot=idx_pivot,
    # Cross-checks
    alpha_s_uniform=alpha_s_uniform,
    n_s_uniform=n_s_uniform,
    P_swap_B1B3=P_swapped,
    swap_ratio=swap_ratio,
    # Branch parameters
    omega_B1=omega_B1, omega_B2=omega_B2, omega_B3=omega_B3,
    r_B1=r_B1, r_B2=r_B2, r_B3=r_B3,
    n_B1=n_B1, n_B2=n_B2, n_B3=n_B3,
    phi_B1=phi_B1, phi_B2=phi_B2, phi_B3=phi_B3,
    W_B1=W_B1, W_B2=W_B2, W_B3=W_B3,
    # S73B reference for cross-check
    alpha_s_s73b_reference=float(d73b['alpha_s_adopted']),
    # Dimensional factors
    M_KK_value=M_KK,
    M_Pl_value=M_Pl_unreduced,
    ratio_MKK_MPl=ratio_MKK_MPl,
    scale_factor=scale_factor,
    k_fold_sub=k_fold_sub,
)

print(f"  Data: {output_npz}")

# Plot
output_png = os.path.join(data_dir, 's74_transfer_function.png')

fig = plt.figure(figsize=(12, 10))
gs = GridSpec(3, 2, figure=fig, hspace=0.35, wspace=0.3)

# Panel 1: per-branch T_b(k)
ax1 = fig.add_subplot(gs[0, :])
ax1.loglog(k_values_Mpc, T_B1_k**2, 'b-', lw=2, label=f'B1 (acoustic, c={c_B1:.3f})')
ax1.loglog(k_values_Mpc, T_B2_k**2, 'g-', lw=2, label=f'B2 (flat, c={c_B2:.3e})')
ax1.loglog(k_values_Mpc, T_B3_k**2, 'r-', lw=2, label=f'B3 (disp, c={c_B3:.3f})')
ax1.axvline(k_pivot_Mpc, color='k', ls='--', alpha=0.5, label='k_pivot')
ax1.set_xlabel('k [Mpc$^{-1}$]')
ax1.set_ylabel('|T$_b$(k)|$^2$')
ax1.set_title('Per-branch Transfer Function')
ax1.legend(loc='best', fontsize=9)
ax1.grid(True, alpha=0.3)

# Panel 2: composed P_s(k)
ax2 = fig.add_subplot(gs[1, 0])
ax2.loglog(k_values_Mpc, P_s_k, 'k-', lw=2, label='$P_s(k)$')
ax2.axvline(k_pivot_Mpc, color='k', ls='--', alpha=0.5)
ax2.axhline(P_pivot, color='r', ls=':', alpha=0.5, label=f'$P_s(k_*)$={P_pivot:.2e}')
ax2.set_xlabel('k [Mpc$^{-1}$]')
ax2.set_ylabel('$P_s(k)$')
ax2.set_title('Composed Scalar Power Spectrum')
ax2.legend(loc='best', fontsize=9)
ax2.grid(True, alpha=0.3)

# Panel 3: ln P vs ln k near pivot (for n_s, alpha_s)
ax3 = fig.add_subplot(gs[1, 1])
i0p = max(0, idx_pivot - 40)
i1p = min(len(k_values_Mpc), idx_pivot + 41)
ax3.plot(ln_k[i0p:i1p], ln_P[i0p:i1p], 'b.', label='Data', ms=6)
# Overlay quadratic fit
ln_k_fit = np.linspace(ln_k[i0p], ln_k[i1p - 1], 100)  # (local)
ln_P_fit = a_fit * ln_k_fit**2 + b_fit * ln_k_fit + c_fit  # (local)
ax3.plot(ln_k_fit, ln_P_fit, 'r-', lw=2,
         label=f'Quadratic fit\n$\\alpha_s$={alpha_s_final:.3e}\n$n_s$={ns_final:.4f}')
ax3.axvline(ln_k[idx_pivot], color='k', ls='--', alpha=0.5)
ax3.set_xlabel('ln k')
ax3.set_ylabel('ln $P_s$')
ax3.set_title('Spectral Tilt Extraction at Pivot')
ax3.legend(loc='best', fontsize=9)
ax3.grid(True, alpha=0.3)

# Panel 4: horizon-crossing diagram
ax4 = fig.add_subplot(gs[2, 0])
ax4.plot(tau_grid_H, [H_of_tau(t) for t in tau_grid_H], 'k-', lw=2, label='H(tau)')
ax4.axhline(c_B1 * k_fold_sub, color='b', ls='--',
            label=f'$c_{{B1}}k_*$={c_B1 * k_fold_sub:.2f}')
ax4.axhline(c_B2 * k_fold_sub, color='g', ls='--',
            label=f'$c_{{B2}}k_*$={c_B2 * k_fold_sub:.2e}')
ax4.axhline(c_B3 * k_fold_sub, color='r', ls='--',
            label=f'$c_{{B3}}k_*$={c_B3 * k_fold_sub:.2f}')
ax4.axvline(tau_fold, color='k', ls=':', alpha=0.5, label='$\\tau_{fold}$')
ax4.set_xlabel('$\\tau$')
ax4.set_ylabel('H(tau) [M$_{KK}$]')
ax4.set_yscale('log')
ax4.set_title('Per-branch Horizon Crossing at Pivot')
ax4.legend(loc='best', fontsize=8)
ax4.grid(True, alpha=0.3)

# Panel 5: branch contribution pie chart at pivot
ax5 = fig.add_subplot(gs[2, 1])
T_pivot_sq = np.array([T_B1_k[idx_pivot]**2, T_B2_k[idx_pivot]**2,
                       T_B3_k[idx_pivot]**2])  # (local)
labels_pie = ['B1', 'B2', 'B3']  # (local)
colors_pie = ['blue', 'green', 'red']  # (local)
nonzero_mask = T_pivot_sq > 0  # (local)
if np.any(nonzero_mask):
    ax5.pie(T_pivot_sq[nonzero_mask],
            labels=[l for l, m in zip(labels_pie, nonzero_mask) if m],
            colors=[c for c, m in zip(colors_pie, nonzero_mask) if m],
            autopct='%1.1f%%')
    ax5.set_title(f'Branch Contribution to P_s(k_*)')
else:
    ax5.text(0.5, 0.5, 'All T_b^2 are zero', ha='center', va='center')
    ax5.set_title(f'Branch Contribution to P_s(k_*)')

fig.suptitle(f'TRANSFER-FUNCTION-74: Multifield delta-N Transfer\n'
             f'Verdict: {verdict}  ($\\alpha_s$={alpha_s_final:.3e}, '
             f'$n_s$={ns_final:.4f})',
             fontsize=12, y=0.995)

plt.savefig(output_png, dpi=120, bbox_inches='tight')
plt.close()

print(f"  Plot: {output_png}")

t_total = time.time() - t_start
print()
print(f"Total wall time: {t_total:.2f}s")
print()
print("=" * 78)
print(f"TRANSFER-FUNCTION-74: {verdict}")
print("=" * 78)
